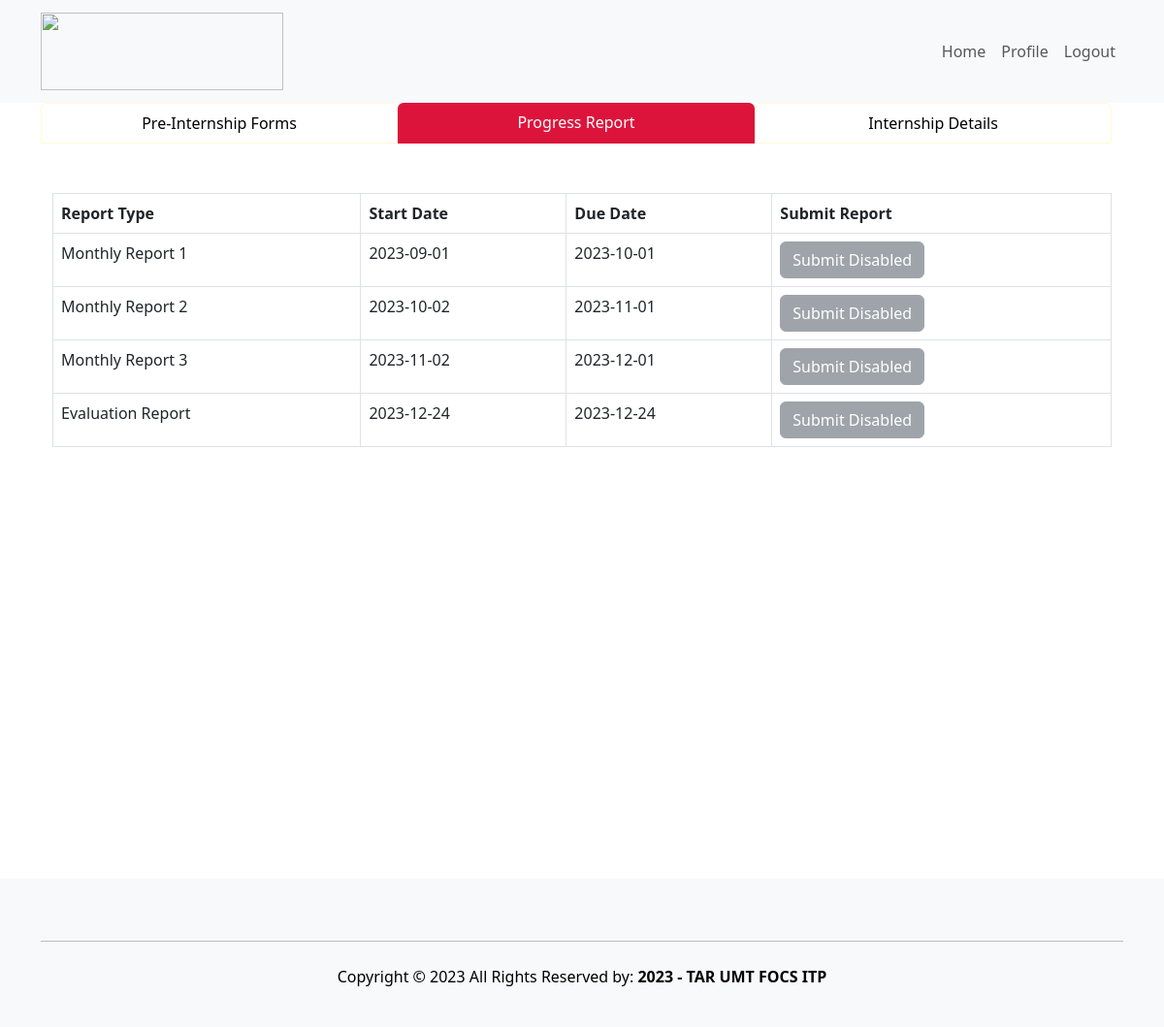
Screenshot of /student/Progress.php (signed in) with the database file from the repository.
### tables this page shows
CREATE TABLE `internship` (
  `internshipID` varchar(10) NOT NULL,
  `studID` varchar(10) DEFAULT NULL,
  `sessionID` varchar(10) DEFAULT NULL,
  `indemnity` varchar(100) DEFAULT NULL,
  `indemnityStatus` enum('Accepted','Rejected','Pending','Missing') DEFAULT NULL,
  `parentAcknowledgement` varchar(100) DEFAULT NULL,
  `parentAcknowledgementStatus` enum('Accepted','Rejected','Pending','Missing') DEFAULT NULL,
  `companyAcceptance` varchar(100) DEFAULT NULL,
  `companyAcceptanceStatus` enum('Accepted','Rejected','Pending','Missing') DEFAULT NULL,
  `monthlyReport1` varchar(100) DEFAULT NULL,
  `monthlyReport1Grade` int(11) DEFAULT NULL,
  `monthlyReport2` varchar(100) DEFAULT NULL,
  `monthlyReport2Grade` int(11) DEFAULT NULL,
  `monthlyReport3` varchar(100) DEFAULT NULL,
  `monthlyReport3Grade` int(11) DEFAULT NULL,
  `evaluationReport` varchar(100) DEFAULT NULL,
  `evaluationReportGrade` int(11) DEFAULT NULL,
  `finalGrade` int(11) DEFAULT NULL,
  `internshipStatus` enum('In Progress','Completed','Suspended','Terminated') DEFAULT NULL
);

CREATE TABLE `session` (
  `sessionID` varchar(10) NOT NULL,
  `startMonthYear` date DEFAULT NULL,
  `endMonthYear` date DEFAULT NULL,
  `qualification` enum('Diploma','Degree') DEFAULT NULL
);

### student/Progress.php (the view, shortened to what this page needs)
<?php
include 'studentHeader.php';
?>
    <div class="main" style="height:100%;">
    <form id="form1" style="min-height:100vh;" runat="server">
            <div class="container row justify-content-md-center mx-auto">
                <div class="nav nav-tabs border-0" id="nav-tab" role="tablist">
                    <a href="PreInternship.php" class="nav-link col-4 text-black text-center"
                        style="border-color: #FFFBD6">
                        Pre-Internship Forms
                    </a>
                    <a href="Progress.php" class="nav-link active col-4 text-white border-0 text-center"
                        style="background-color: #dc143c">
                        Progress Report
                    </a>
                    <a href="InternshipDetails.php" class="nav-link col-4 text-black text-center"
                        style="border-color: #FFFBD6">
                        Internship Details
                    </a>
                </div>
            </div>
            <div style="overflow-x: scroll;" class="container row justify-content-md-center mx-auto">
                <div class="container" style="height:55vh;">
                    <table id="SubmissionGV" class="table w-100 my-1 table-bordered table-responsive table-hover">
                        <tr style="background-color: lightgrey;">
                            <th>Report Type</th>
                            <th>Start Date</th>
                            <th>Due Date</th>
                            <th>Submit Report</th>
                        </tr>
                        <?php
                        require 'connect.php';
                        if ($con->connect_error) {
                            throw new Exception("Connection failed: " . $con->connect_error);
                        } else {
                            $sql = "SELECT * FROM internship WHERE studID=$studID";
                            $result = $con->query($sql);
                            if ($result->num_rows > 0) {
                                while ($row = $result->fetch_assoc()) {
                                    $sessionSql = "SELECT startMonthYear, endMonthYear FROM session WHERE sessionID = " . $row['sessionID'];
                                    $sessionResult = $con->query($sessionSql);
                                    $startDate = "";
                                    $dueDate = "";
                                    $internshipStatus = $row['internshipStatus'];
                                    $reportFields = array(
                                        'monthlyReport1' => 'Monthly Report 1',
                                        'monthlyReport2' => 'Monthly Report 2',
                                        'monthlyReport3' => 'Monthly Report 3',
                                        'evaluationReport' => 'Evaluation Report'
                                    );
                                    if ($sessionResult->num_rows > 0) {
                                        $sessionRow = $sessionResult->fetch_assoc();
                                        $startMonthYear = new DateTime($sessionRow['startMonthYear']);
                                        $endMonthYear = new DateTime($sessionRow['endMonthYear']);
                                        $dueDateMonthlyReport1 = clone $startMonthYear;
                                        $dueDateMonthlyReport1->modify('+1 month');
                                        $dueDateMonthlyReport1Str = $dueDateMonthlyReport1->format('Y-m-d');
                                        $startDateMonthlyReport1 = clone $startMonthYear;
                                        $startDateMonthlyReport1Str = $startDateMonthlyReport1->format('Y-m-d');
                                        $dueDateMonthlyReport2 = clone $startMonthYear;
                                        $dueDateMonthlyReport2->modify('+2 months');
                                        $dueDateMonthlyReport2Str = $dueDateMonthlyReport2->format('Y-m-d');
                                        $startDateMonthlyReport2 = clone $dueDateMonthlyReport1;
                                        $startDateMonthlyReport2->modify('+1 day');
                                        $startDateMonthlyReport2Str = $startDateMonthlyReport2->format('Y-m-d');
                                        $dueDateMonthlyReport3 = clone $startMonthYear;
                                        $dueDateMonthlyReport3->modify('+3 months');
                                        $dueDateMonthlyReport3Str = $dueDateMonthlyReport3->format('Y-m-d');
                                        $startDateMonthlyReport3 = clone $dueDateMonthlyReport2;
                                        $startDateMonthlyReport3->modify('+1 day');
                                        $startDateMonthlyReport3Str = $startDateMonthlyReport3->format('Y-m-d');
                                        $dueDateEvaluationReport = clone $endMonthYear;
                                        $dueDateEvaluationReport->modify('-1 week');
                                        $dueDateEvaluationReportStr = $dueDateEvaluationReport->format('Y-m-d');
                                        $startDateEvaluationReport = clone $endMonthYear;
                                        $startDateEvaluationReport->modify('-1 week');
                                        $startDateEvaluationReportStr = $startDateEvaluationReport->format('Y-m-d');
                                    }
                                    foreach ($reportFields as $fieldName => $fieldLabel) {
                                        echo '<tr>';
                                        echo '<td>' . $fieldLabel . '</td>';
                                        switch ($fieldName) {
                                            case 'monthlyReport1':
                                                $startDate = $startDateMonthlyReport1Str;
                                                $dueDate = $dueDateMonthlyReport1Str;
                                                break;
                                            case 'monthlyReport2':
                                                $startDate = $startDateMonthlyReport2Str;
                                                $dueDate = $dueDateMonthlyReport2Str;
                                                break;
                                            case 'monthlyReport3':
                                                $startDate = $startDateMonthlyReport3Str;
                                                $dueDate = $dueDateMonthlyReport3Str;
                                                break;
                                            case 'evaluationReport':
                                                $startDate = $startDateEvaluationReportStr;
                                                $dueDate = $dueDateEvaluationReportStr;
                                                break;
                                        }
                                        echo '<td>' . $startDate . '</td>';
                                        echo '<td>' . $dueDate . '</td>';
                                        echo '<td>';
                                        if (!empty($row[$fieldName]) || $row[$fieldName] !== null) {
                                            echo '<label><b><a href="' . $row[$fieldName] . '" class="text-black" target="_blank">View File</a></b></label>';
                                            echo '<br>';
                                            echo '<form action="removeReport.php" method="post">';
                                            echo '<input type="hidden" name="student_id" value="' . $studID . '" />';
                                            echo '<input type="hidden" name="form_type" value="' . $fieldName . '" />';
                                            echo '<input type="submit" class="btn btn-secondary" value="Unsubmit" name="submit" />';
                                            echo '</form>';
                                        } else {
                                            $currentDate = new DateTime();
                                            if ($currentDate >= new DateTime($startDate) && $currentDate <= new DateTime($dueDate) && $internshipStatus !== 'Terminated') {
                                                if (
                                                    !empty($row['indemnity']) &&
                                                    !empty($row['parentAcknowledgement']) &&
                                                    !empty($row['companyAcceptance'])
                                                ) {
                                                    echo '<form action="submitReport.php" method="post" enctype="multipart/form-data">';
                                                    echo '<input type="file" name="pdf_file" accept=".pdf" />';
                                                    echo '<input type="hidden" name="student_id" value="' . $studID . '" />';
                                                    echo '<input type="hidden" name="form_type" value="' . $fieldName . '" />';
                                                    echo '<input type="submit" class="btn btn-secondary" value="Upload" name="submit" />';
                                                    echo '</form>';
                                                } else {
                                                    echo '<button type="button" class="btn btn-secondary" disabled>Submit Disabled</button>';
                                                }
                                            } else {
                                                echo '<button type="button" class="btn btn-secondary" disabled>Submit Disabled</button>';
                                            }
                                        }
                                        echo '</td>';
                                        echo '</tr>';
                                    }
                                }
                            } else {
                                echo '<tr>';
                                echo '<td colspan="3" class="text-center">No forms found for this student.</td>';
                                echo '</tr>';
                            }
                        }
                        ?>
                    </table>
                </div>
            </div>
        </form>
    </div>
    <?php
    include 'studentFooter.php';
    ?>

### rows the page displays
internship: fieldLabel "Monthly Report 1", sessionID.startMonthYear "2023-09-01", sessionID.startMonthYear "2023-10-01", internshipStatus "Submit Disabled", fieldLabel "Monthly Report 2", sessionID.startMonthYear "2023-10-02", sessionID.startMonthYear "2023-11-01", fieldLabel "Monthly Report 3", sessionID.startMonthYear "2023-11-02", sessionID.startMonthYear "2023-12-01", fieldLabel "Evaluation Report", sessionID.endMonthYear "2023-12-24"
